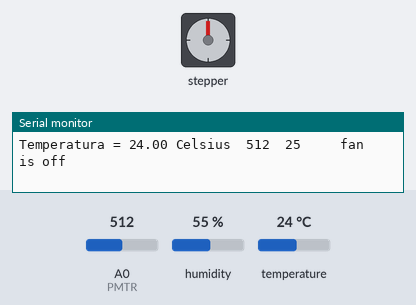
The sketch below on a simulated Arduino Uno, built with avr-gcc and run on an emulated ATmega328P. Shown: stepper motor, the last lines printed to the serial monitor. Wiring (inferred from the names in the program): stepper motor driver (200 steps per turn assumed): step pin 5; direction pin 4; enable pin 6. Inputs (shaded band) come from the test bench; at power-on: temperature 24 °C, A0 (PMTR) = 512, humidity 55 %.

Above: at 2.2 s.
2.3 s: temperature set to 27 °C
At 3.1 s:
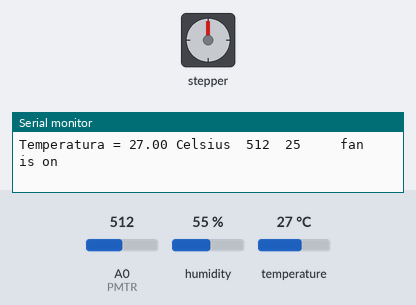
6.4 s: temperature set to 12 °C
At 8.1 s:
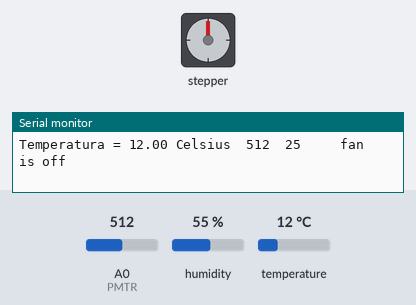
8.6 s: temperature set to 28 °C
12.7 s: temperature set to 19 °C
At 14.2 s:
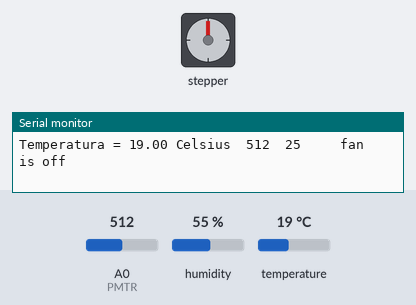
14.7 s: temperature set to 33 °C
At 20.4 s:
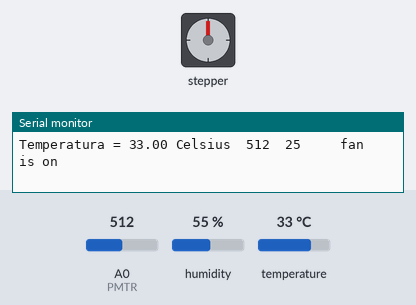
Timing chart, 0 to 78.6 s (numbered marks = the images above; inputs shaded):
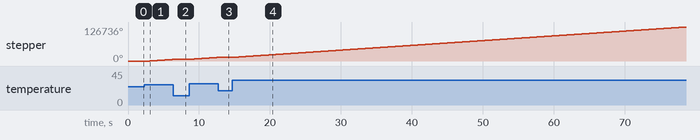

The sketch:

sketch_dec05a.ino
```cpp
//Programa : Sensor de umidade e temperatura DHT11
//Autor : Arduino e Cia

#include <dht.h>

#define PMTR       A0
#define dht_dpin   A1 //Pino DATA do Sensor ligado na porta Analogica A1
#define DIR_PIN    4
#define STEP_PIN   5
#define ENABLE_PIN 6

dht DHT; //Inicializa o sensor
double t;
void fan_on();
void fan_off();

void setup()
{
  Serial.begin(9600);

  pinMode(STEP_PIN, OUTPUT); // Step
  pinMode(DIR_PIN, OUTPUT); // Dir
  pinMode(ENABLE_PIN, OUTPUT); // ENABLE

  delay(1000);//Aguarda 1 seg antes de acessar as informações do sensor

  digitalWrite(ENABLE_PIN, HIGH);
  digitalWrite(DIR_PIN, HIGH);
}

void loop()
{
  DHT.read11(dht_dpin); //Lê as informações do sensor
  t = DHT.temperature;
  Serial.print("Temperatura = ");
  Serial.print(t);
  Serial.print(" Celsius  ");

  int pmtrValue = analogRead(PMTR);
  int wantedTemp = map(pmtrValue, 0, 1023, 20,30);

  Serial.print(pmtrValue);
  Serial.print("  ");
  Serial.print(wantedTemp);
  Serial.print("  ");

  if (t > wantedTemp) {
    Serial.println("   fan is on");
    digitalWrite(ENABLE_PIN, LOW);
    fan_on();
  }
  else {
    digitalWrite(ENABLE_PIN, HIGH);
    Serial.println("   fan is off");
    delay(1000);
  }


  // Não diminuir o valor abaixo. O ideal é a leitura a cada 2 segundos
  // delay(1000);
}

void fan_on() {
  int cicle = 200;
  for(int x = 0; x < cicle * 20; x++) {
    digitalWrite(STEP_PIN,HIGH);
    delayMicroseconds(500);
    digitalWrite(STEP_PIN,LOW);
    delayMicroseconds(500);
  }
}
```

Measured:
- the behaviour switches between 25 and 26 °C on temperature (found by bisection; images 0 and 1)
- after the input at 2.3 s, stepper: keeps turning clockwise at about 1785°/s, starting after 0.77 s
- after the input at 6.4 s, stepper: goes on until 7.1 s, then stays 7200°
- after the input at 8.6 s, stepper: keeps turning clockwise at about 1785°/s, starting after 0.58 s
- after the input at 12.7 s, stepper: goes on until 13.2 s, then stays 14400°
- after the input at 14.7 s, stepper: keeps turning clockwise at about 1774°/s, starting after 0.59 s
